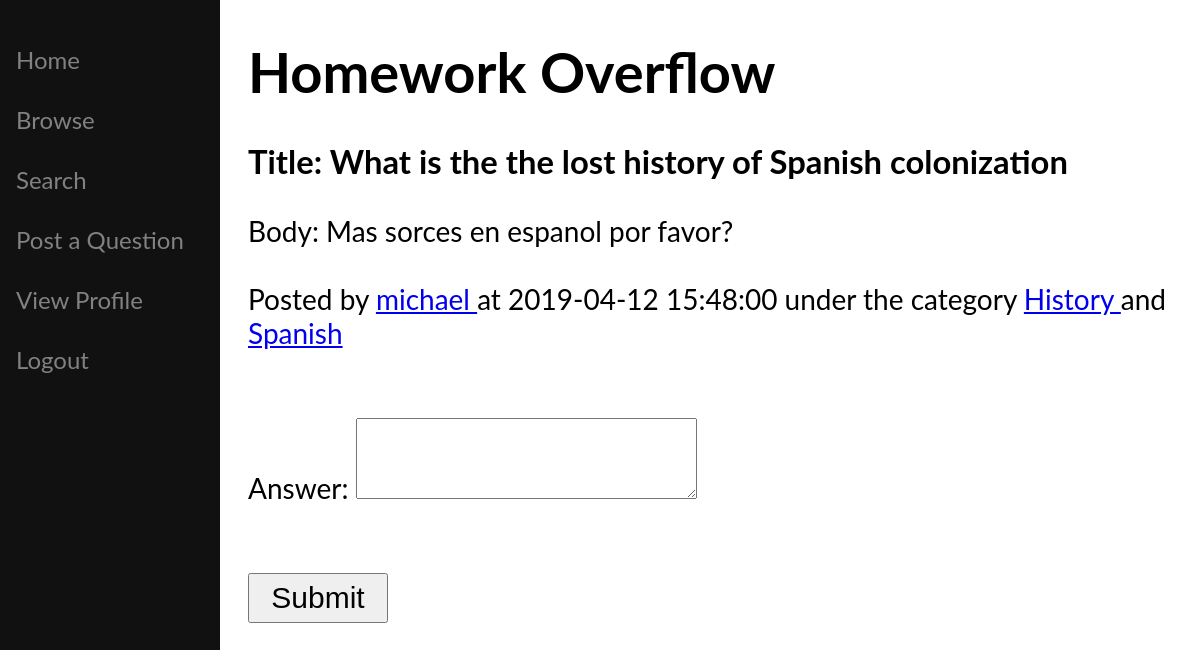
The app's page /answer.php?qid=0006&title=What is the the lost history of Spanish colonization (signed in) with its own data.
### tables this page shows
Create table Categories(
                           cat varchar(64) not null,
                           qid varchar(4) not null,

     
                           primary key(cat, qid),
                           foreign key(qid) references Questions(qid)
);

Create table Questions(
                          qid varchar(4) primary key,
                          title text not null,
                          body text not null,
                          resolved integer,
                          t datetime,   
                          username varchar(24),

                          constraint chk_resolved check (resolved IN(0, 1)),

                          foreign key (username) references Users(username)
);

### answer.php (the view, shortened to what this page needs)
<!DOCTYPE html>
<?php
    $conn = sql_connect();
    $qid = strval($_GET["qid"]);
    $title = $_GET["title"];
?>
<head>
</head>
<div class="sidenav">
    <?php
    echo "<br><a href=index.php>Home</a><br>";
    echo "<a href='browse.php?cat='>Browse</a><br>";
    echo "<a href='search.php?keywords='>Search</a><br>";
    if($_SESSION["user"] == ""){
        echo "<a href='login.php'>Login</a><br>";
        echo "<a href='register.php'>Create Account</a>";
    } else {
        echo "<a href='post.php'>Post a Question</a><br>";
        echo "<a href='profile.php?u=". $_SESSION["user"] ."'>View Profile</a><br>";
        echo "<a href='logout.php'>Logout</a><br>";
    }
    ?>
</div>
<div class="main">
    <h1>Homework Overflow</h1>
    <h3>
        <?php echo "Title: " . $title; ?>
    </h3>
    <?php
        $sql = "SELECT * FROM Questions join Categories using(qid) WHERE qid='{$qid}'";
        $result = $conn->query($sql);
        $cats = array();
        $count = 0;
        while($row = $result->fetch_assoc()){
            array_push($cats, $row["cat"]);
            if($count == 0){
                echo "Body: " . $row["body"] . "<br><br>";
                echo "Posted by <a href='profile.php?u=" . $row["username"] . "'> {$row["username"]} </a>" . " at " . $row["t"] . " under the category ";
            }
            $count++;
        }
        $count = 0;
        foreach($cats as $cat){
            if($count == 0){
                echo "<a href='browse.php?cat={$cat}'> {$cat} </a>";
            } else {
                echo " and <a href='browse.php?cat={$cat}'> {$cat} </a>";
            }
            $count++;
        }
        echo "<br><br><br>";
        $answerErr = "";
    ?>
    <form method="get" action="<?php echo htmlspecialchars($_SERVER["PHP_SELF"]);?>">
        Answer: <textarea name="answer" rows="5" cols="40"></textarea><br><br>
        <span class="error"><?php echo $answerErr;?></span><br>
        <input type="submit" style="font-size:30px;height:50px;width:140px">
    </form>
</div>
</html>

### answer.php (style rules this page uses)
.sidenav { height: 100%; width: 220px; position: fixed; z-index: 1; top: 0; left: 0; background-color: #111; overflow-x: hidden; padding-top: 20px; }
.sidenav a { padding: 6px 8px 6px 16px; text-decoration: none; font-size: 24px; color: #818181; display: block; }
.main { margin-left: 230px; font-size: 28px; padding: 0px 10px; }

### records on screen
categories: qid.body "Mas sorces en espanol por favor?", qid.username "michael", qid.t "2019-04-12 15:48:00"

### other values on screen
$title "What is the the lost history of Spanish colonization"
$cat "History"
$cat "Spanish"
